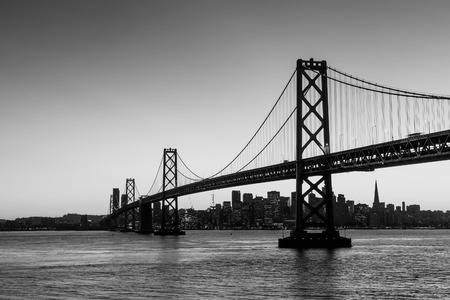
#> input picture clase_2_21_5/actividad2/foto1.jpg, 450 x 300 px
$ python ejer2Conv2D.py --image foto1.jpg
#> lines starting #> are read from the running program, lines starting #| are printed output that depends on the picture
import numpy as np
import cv2 as cv
from numpy.core.fromnumeric import shape
from skimage.exposure.exposure import rescale_intensity
import argparse
import fileKernels as filter
import matplotlib.pyplot as plt

def conv(image,kernel):
    # obtengo el largo y ancho de la imagen y el kernel
    (ih,iw)=  np.shape(image)
    (kh,kw) = np.shape(kernel)
    # saca el numero de fila y columnas para hacer un zero padding
    pad = kw//2
    # armo la imagen ampliada para tener los mismo pixeles de salida
    enlargedImage=cv.copyMakeBorder(image,pad,pad,pad,pad,cv.BORDER_REFLECT_101)
    # print(kernel)
    # rotacion del kernel, opencv hace una correlacion no una convolucion por lo que no rota el kernel
    kernel = np.flip(kernel)
    # print(kernel)
    # kernel=np.flipud(kernel) #roto en el eje y
    # kernel=np.fliplr(kernel) #roto en el eje x
    output = np.zeros(np.shape(image))

    for y in np.arange(0, ih ):
        for x in np.arange(0, iw):
            # extraigo la region a convolucionar del mismo tamaño del kernel,
            # centrada en (x,y)
            reg = enlargedImage[y :y + kh, x :x + kw]
            # realizo la convolucion,
            # multiplico cada pixel con el kernel y los sumos,
            # dando el resultado coorrespondiente a
            # la coordenada (x,y) del pixel resultante
            out = (reg * kernel).sum() #este valor es un float, debe cambiar la matriz de salida a enteros
            # guardo el valor obtenido de la convolucion,
            # en la correspondiete coordenada (x,y)
            output[y , x] = out

    # [9 lines of commented-out code are left out]
    output = rescale_intensity(output, in_range=(0,255))
    # como cada pixel sigue estando en formato float se debe pasar uint8, se pierde al castearlo
    output = (output*255).astype("uint8")

    # [6 lines of commented-out code are left out]
    return output

# Parse of parameter of input
ag = argparse.ArgumentParser(description="Comparation of convolution by filter2D(openCV) and convolution(coustom)")

ag.add_argument('-i','--image', help='Path to the input image', required=True)
ag.add_argument('-k','--kernel', default=20, help='Path to the kernel')

# converte argument string to object and assing them as attibutes of the namespace.
args = ag.parse_args()
# print(args)

# load the input image
imageGray = cv.imread(args.image,0) #flag at 0 converts directly to grayscale
#> imageGray is the input picture: shape (300, 450); min 0, max 255, mean 133
# convert to gray
# imageGray = cv.cvtColor(image,cv.COLOR_BGRA2GRAY)

ih,iw = imageGray.shape
#> ih = 300; iw = 450
# print(ih,iw)
# resize input image in case of exceeding the limit
if (ih > 480 and iw > 640):
    # print('cambio de resolucion')
    newImage  = cv.resize(imageGray,(640,480))
    imageGray = newImage
# print(imageGray.shape)

# dictionary of different kernels
kernels = { 'smallBlur'     : filter.smallBlur,
            'largeBlur'     : filter.largeBlur,
            'sharpen'       : filter.sharpen,
            'laplacian'     : filter.laplacian,
            'edge_detect'   : filter.edge_detect,
            'edge_detect2'  : filter.edge_detect2,
            'sobelX'        : filter.sobelX,
            'sobelY'        : filter.sobelY }

# plot
for key in kernels:
    outputCustomConvolve = conv(imageGray,kernels.get(key))
    outputOpencv = cv.filter2D(imageGray,-1,kernels.get(key))
    cv.imshow('original', imageGray)
    cv.imshow('{} coustom convolve'.format(key),outputCustomConvolve)
    cv.imshow('{} opencv convolve'.format(key),outputOpencv)
    # plt.show() #muestra los histogramas
    cv.waitKey(0)
    cv.destroyAllWindows()
#> this loop made 8 passes
#> kernel in conv on passes 3 to 8: [[0, -1, 0], [-1, 5, -1], [0, -1, 0]], [[0, 1, 0], [1, -4, 1], [0, 1, 0]], [[1, 0, -1], [0, 0, 0], [-1, 0, 1]], [[-1, -1, -1], [-1, 8, -1], [-1, -1, -1]], [[1, 0, -1], [2, 0, -2], [1, 0, -1]], [[1, 2, 1], [0, 0, 0], [-1, -2, -1]]
#> pass 1, in conv, `enlargedImage=cv.copyMakeBorder(image,pad,pad,pad,pad,cv.BORDER_REFLEC..`:
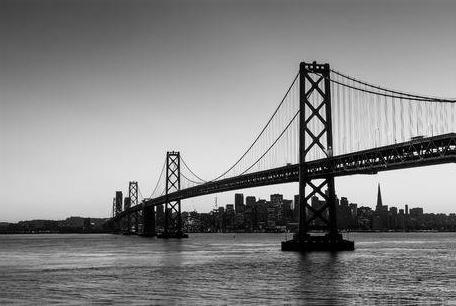
#> enlargedImage: shape (306, 456); min 0, max 255, mean 132.5
#> pass 1, `outputCustomConvolve = conv(imageGray,kernels.get(key))`:
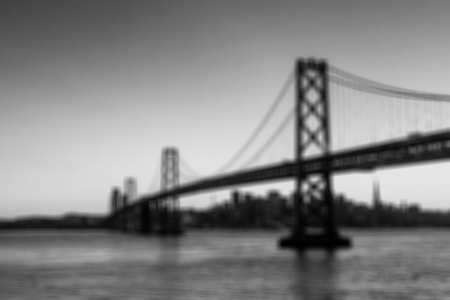
#> outputCustomConvolve: shape (300, 450); min 0, max 230, mean 132.5
#> pass 2, in conv (call 2), `enlargedImage=cv.copyMakeBorder(image,pad,pad,pad,pad,cv.BORDER_REFLEC..`:
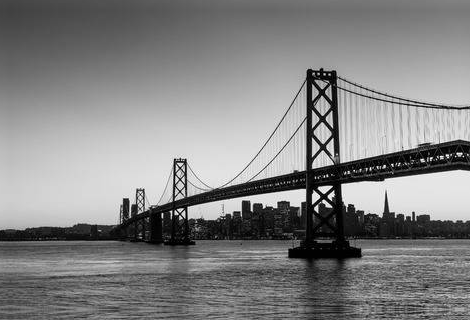
#> enlargedImage: shape (320, 470); min 0, max 255, mean 131.3

# [17 lines of commented-out code are left out]
